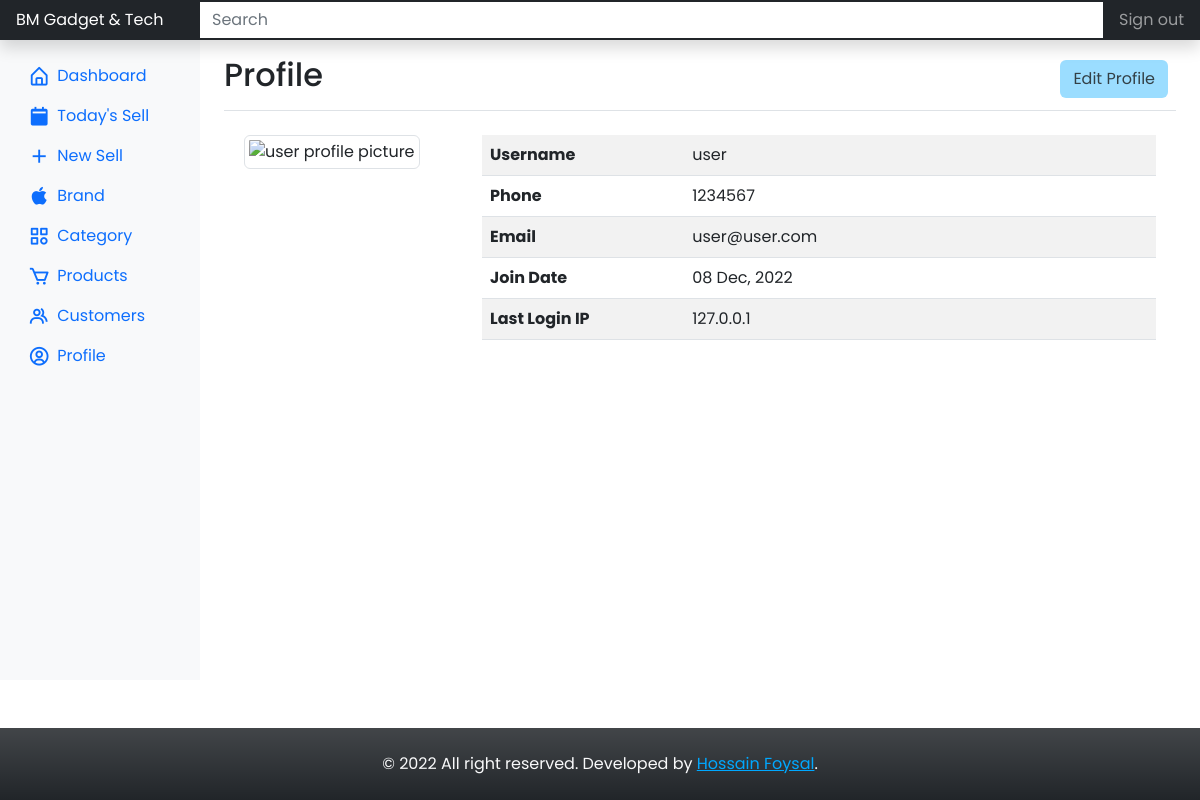
/dashboard/profile/ (signed in), run on the app's committed database.
### app/models.py (models this page shows)
class Users(db.Model, UserMixin):
    __tablename__ = 'users'
    id = db.Column(db.Integer, primary_key=True)
    username = db.Column(db.String(20), unique=True)
    phone = db.Column(db.String(12), unique=True)
    email = db.Column(db.String(120), unique=True, nullable=False)
    profile = db.Column(db.String(), nullable=False, default='default.jpg')
    password = db.Column(db.String(60), nullable=False)
    user_role = db.Column(db.String(60), default="user")
    join_date = db.Column(db.DateTime, nullable=False, default=datetime.utcnow)
    ip = db.Column(db.String(60))
    user_dailysells = db.relationship('DailySells', backref='user_dailysells', lazy=True)

### app/dashboard/views.py (the view)
@dashboard.route('/dashboard/profile/')
@login_required
def user_profile():
    user = current_user
    profile_picture = url_for('static', filename='profile_picture/' + current_user.profile)
    return render_template('dashboard/profile.html', user=user, profile_picture=profile_picture)

### app/models.py (called while the page is built)
@login_manager.user_loader
def load_user(user_id):
    return Users.query.get(int(user_id))

### app/templates/dashboard/profile.html (shortened to what this page needs)
{% extends 'layouts/root-dashboard.html' %}
{% block body %}
<header class="navbar navbar-dark sticky-top bg-dark flex-md-nowrap p-0 shadow">
    <a class="navbar-brand col-md-3 col-lg-2 me-0 px-3 fs-6" href="#">
        BM Gadget & Tech
    </a>
    <input class="form-control form-control-dark w-100 rounded-0 border-0" type="text" placeholder="Search"
        aria-label="Search" />
    <div class="navbar-nav">
        <div class="nav-item text-nowrap">
            <a class="nav-link px-3" href="{{ url_for('dashboard.user_logout') }}">Sign out </a>
        </div>
    </div>
</header>
<div class="container-fluid">
    <div class="row">
        {% include 'helpers/_dashboard_side_nav.html' %}
        <main class="col-md-9 ms-sm-auto col-lg-10 px-md-4">
            <div
                class="d-flex justify-content-between flex-wrap flex-md-nowrap align-items-center pt-3 pb-2 mb-3 border-bottom">
                <h1 class="h2">Profile</h1>
                <div class="btn-toolbar mb-2 mb-md-0">
                    <div class="btn-group me-2">
                        <a href="{{ url_for('dashboard.user_profile_edit') }}" class="btn bg__anakiwa">
                            Edit Profile
                        </a>
                    </div>
                </div>
            </div>
            <div class="container">
                <div class="row mb-5">
                    <div class="col-md-3">
                        <div class="p-2">
                            <img src="{{ profile_picture }}" class="img-thumbnail" alt="user profile picture">
                        </div>
                    </div>
                    <div class="col-md-9">
                        <div class="table-responsive p-2">
                            <table class="table table-striped">
                                <tr>
                                    <th scope="col" style="width: 30%">Username</th>
                                    <td scope="col">{{ user.username }}</td>
                                </tr>
                                <tr>
                                    <th scope="col" style="width: 30%">Phone</th>
                                    <td scope="col">{{ user.phone }}</td>
                                </tr>
                                <tr>
                                    <th scope="col" style="width: 30%">Email</th>
                                    <td scope="col">{{ user.email }}</td>
                                </tr>
                                <tr>
                                    <th scope="col" style="width: 30%">Join Date</th>
                                    <td scope="col">{{ user.join_date.strftime('%d %b, %Y') }}</td>
                                </tr>
                                <tr>
                                    <th scope="col" style="width: 30%">Last Login IP</th>
                                    <td scope="col">{{ user.ip }}</td>
                                </tr>
                            </table>
                        </div>
                    </div>
                </div>
            </div>
        </main>
    </div>
</div>
{% endblock %}

### app/static/css/customize.css (style rules this page uses)
body { font-family: "Poppins", sans-serif; }
main { min-height: 80vh; }
.bg__anakiwa { background-color: #9bddff; color: #334046; }

### data on the page
Users: username "user", phone "1234567", email "user@user.com", join_date "08 Dec, 2022", ip "127.0.0.1"
